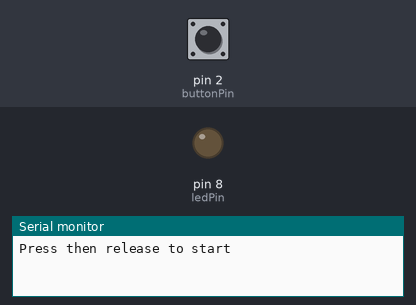
A sketch run on a simulated Arduino Uno, built with avr-gcc and run on an emulated ATmega328P. Shown: output pins drawn as LEDs (lit = HIGH), the last lines printed to the serial monitor. Inputs (shaded band) come from the test bench; at power-on: pin 2 (buttonPin) HIGH. Random numbers use the default seed unless the sketch sets one.

Above: at 4.3 s.
4.4 s: pin 2 (buttonPin) pulled LOW for 1 s
At 9.8 s:
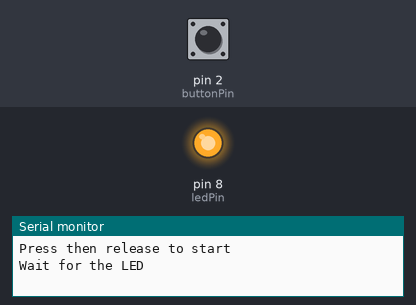
10.0 s: pin 2 (buttonPin) pulled LOW for 3.2 s
At 11.2 s:
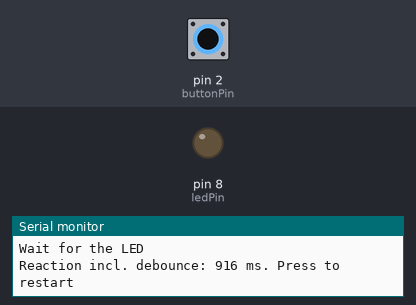
14.7 s: pin 2 (buttonPin) pulled LOW for 0.15 s
17.8 s: pin 2 (buttonPin) driven LOW
Timing chart, 0 to 20.3 s (numbered marks = the images above; inputs shaded):
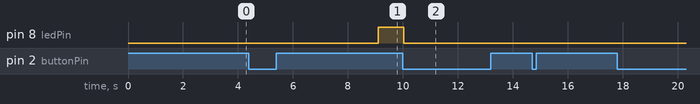

Measured:
- after the input at 4.4 s, pin 8 (ledPin): LOW → HIGH after 4.7 s
- after the input at 10.0 s, pin 8 (ledPin): HIGH → LOW at once

The sketch:

chapter6.ino
```cpp
const byte buttonPin = 2, ledPin = 8;
enum State { IDLE, WAIT_RELEASE, WAIT_CUE, CUE };
State state = IDLE;
bool rawPrevious = HIGH, stable = HIGH;
unsigned long changedAt = 0, roundAt = 0, waitMs = 0, cueAt = 0;
void setup() {
  pinMode(buttonPin, INPUT_PULLUP); pinMode(ledPin, OUTPUT);
  Serial.begin(9600); randomSeed(analogRead(A0));
  Serial.println("Press then release to start");
}
void loop() {
  unsigned long now = millis();
  bool raw = digitalRead(buttonPin), pressed = false, released = false;
  if (raw != rawPrevious) { changedAt = now; rawPrevious = raw; }
  if (now - changedAt >= 25 && stable != raw) {
    stable = raw; pressed = stable == LOW; released = stable == HIGH;
  }
  if (state == IDLE && pressed) state = WAIT_RELEASE;
  else if (state == WAIT_RELEASE && released) {
    roundAt = now; waitMs = random(1500, 5000); state = WAIT_CUE;
    Serial.println("Wait for the LED");
  } else if (state == WAIT_CUE) {
    if (pressed) { Serial.println("FALSE START. Press to restart"); state = IDLE; }
    else if (now - roundAt >= waitMs) { digitalWrite(ledPin, HIGH); cueAt = now; state = CUE; }
  } else if (state == CUE && pressed) {
    digitalWrite(ledPin, LOW); Serial.print("Reaction incl. debounce: ");
    Serial.print(now - cueAt); Serial.println(" ms. Press to restart"); state = IDLE;
  }
}
```
